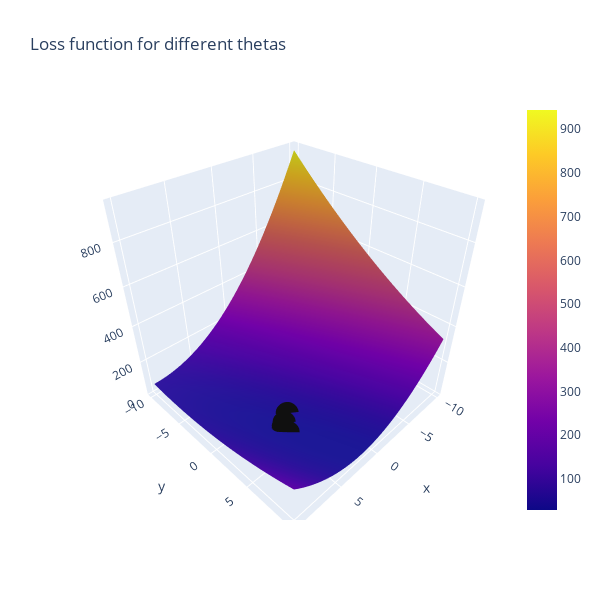

Notebook source saved alongside this figure:
### Code cell
#Let's look at the new loss path on the function. It should start much closer to the goal

line_marker = dict(color='#101010', width=2)
fig = go.Figure()
fig.add_surface(x=theta1_vals, y=theta0_vals, z=J_vals)
fig.add_scatter3d(x=theta1_history1, y=theta0_history1, z=J_history1, line=line_marker, name='')
#The below line adds a graph of just the loss over iterations in a 2D plane
plt.plot(theta0_history1, theta1_history1, 'r+');
fig.update_layout(title='Loss function for different thetas', autosize=True,
                  width=600, height=600, xaxis_title='theta0', 
                 yaxis_title='theta1')
fig.show()

### Figure 1 — Plotly figure (JSON) as saved in the notebook; plotly's stock layout.template omitted (floating-point values rounded to 4 significant figures; data arrays with more than 128 entries replaced by an {"elided": "..."} marker saying what was removed)
{"data": [{"type": "surface", "x": [-10, -9.798, -9.596, -9.394, -9.192, -8.99, -8.788, -8.586, -8.384, -8.182, -7.98, -7.778, -7.576, -7.374, -7.172, -6.97, -6.768, -6.566, -6.364, -6.162, -5.96, -5.758, -5.556, -5.354, -5.152, -4.949, -4.747, -4.545, -4.343, -4.141, -3.939, -3.737, -3.535, -3.333, -3.131, -2.929, -2.727, -2.525, -2.323, -2.121, -1.919, -1.717, -1.515, -1.313, -1.111, -0.9091, -0.7071, -0.5051, -0.303, -0.101, 0.101, 0.303, 0.5051, 0.7071, 0.9091, 1.111, 1.313, 1.515, 1.717, 1.919, 2.121, 2.323, 2.525, 2.727, 2.929, 3.131, 3.333, 3.535, 3.737, 3.939, 4.141, 4.343, 4.545, 4.747, 4.949, 5.152, 5.354, 5.556, 5.758, 5.96, 6.162, 6.364, 6.566, 6.768, 6.97, 7.172, 7.374, 7.576, 7.778, 7.98, 8.182, 8.384, 8.586, 8.788, 8.99, 9.192, 9.394, 9.596, 9.798, 10], "y": [-10, -9.798, -9.596, -9.394, -9.192, -8.99, -8.788, -8.586, -8.384, -8.182, -7.98, -7.778, -7.576, -7.374, -7.172, -6.97, -6.768, -6.566, -6.364, -6.162, -5.96, -5.758, -5.556, -5.354, -5.152, -4.949, -4.747, -4.545, -4.343, -4.141, -3.939, -3.737, -3.535, -3.333, -3.131, -2.929, -2.727, -2.525, -2.323, -2.121, -1.919, -1.717, -1.515, -1.313, -1.111, -0.9091, -0.7071, -0.5051, -0.303, -0.101, 0.101, 0.303, 0.5051, 0.7071, 0.9091, 1.111, 1.313, 1.515, 1.717, 1.919, 2.121, 2.323, 2.525, 2.727, 2.929, 3.131, 3.333, 3.535, 3.737, 3.939, 4.141, 4.343, 4.545, 4.747, 4.949, 5.152, 5.354, 5.556, 5.758, 5.96, 6.162, 6.364, 6.566, 6.768, 6.97, 7.172, 7.374, 7.576, 7.778, 7.98, 8.182, 8.384, 8.586, 8.788, 8.99, 9.192, 9.394, 9.596, 9.798, 10], "z": {"elided": "100x100 float values"}}, {"line": {"color": "#101010", "width": 2}, "name": "", "type": "scatter3d", "x": [2.935, 3.835, 4.242, 4.415, 4.477, 4.486, 4.471, 4.444, 4.412, 4.378], "y": [1.955, 2.461, 2.753, 2.941, 3.078, 3.191, 3.291, 3.383, 3.471, 3.557], "z": [41.51, 33.61, 31.72, 31.22, 31.02, 30.9, 30.8, 30.71, 30.63, 30.54]}], "layout": {"autosize": true, "height": 600, "scene": {"aspectmode": "auto", "aspectratio": {"x": 1, "y": 1, "z": 1}}, "title": {"text": "Loss function for different thetas"}, "width": 600, "xaxis": {"title": {"text": "theta0"}}, "yaxis": {"title": {"text": "theta1"}}}}
